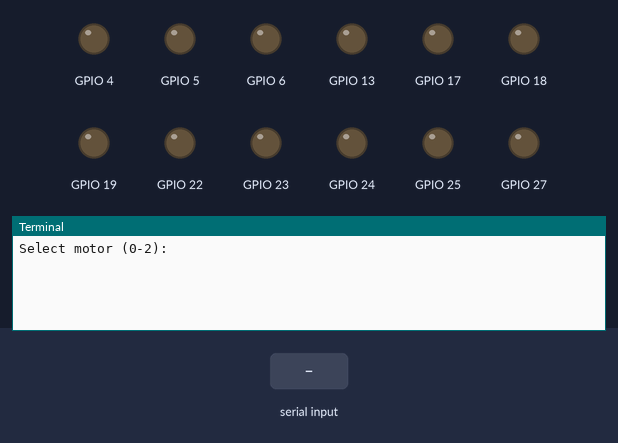
Bench run of a program on a simulated Raspberry Pi (BCM pin numbers). On the bench: output pins drawn as LEDs (lit = HIGH), the last lines printed to the terminal. The inputs (shaded band) are chosen by the test bench.

Above: at 1.2 s.
1.3 s: "5" typed at the terminal, then Enter
At 2.0 s:
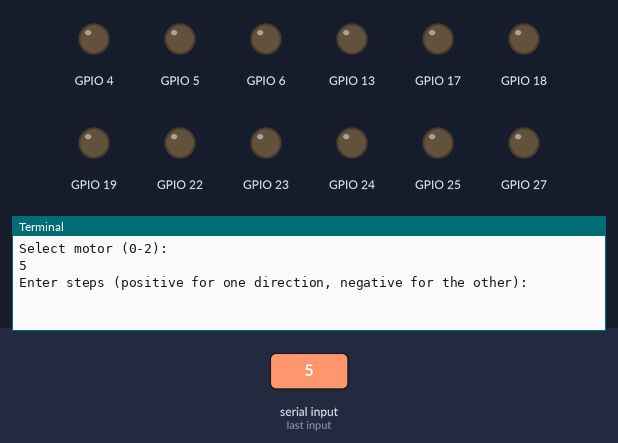
2.8 s: "90" typed at the terminal, then Enter
At 3.2 s:
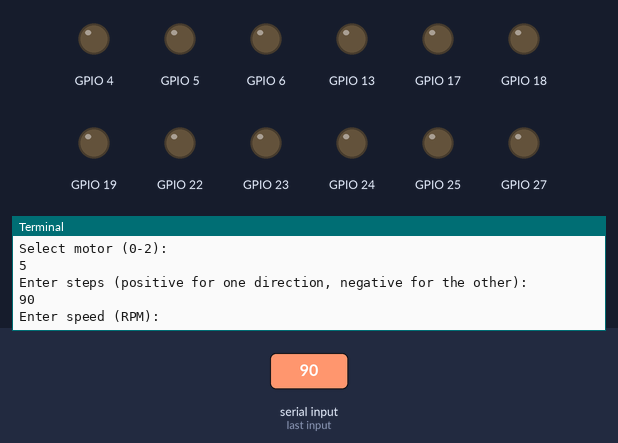
4.3 s: "200" typed at the terminal, then Enter
At 5.5 s:
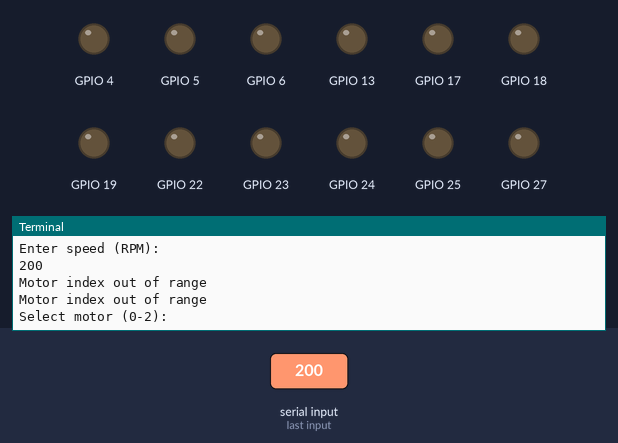

The program:

Stepper_testing_mod.py
```python
import RPi.GPIO as GPIO
from time import sleep

class StepperMotor:
    def __init__(self, pins, delay=0.0208, steps_per_revolution=200, mode='FULL'):
        self.pins = pins
        self.delay = delay
        self.steps_per_revolution = steps_per_revolution
        self.mode = mode.upper()
        GPIO.setmode(GPIO.BCM)
        for pin in self.pins:
            GPIO.setup(pin, GPIO.OUT)
            GPIO.output(pin, False)
        self.set_mode(self.mode)

    def set_mode(self, mode):
        if mode == 'FULL':
            self.sequence = [
                [1,0,0,0],
                [0,1,0,0],
                [0,0,1,0],
                [0,0,0,1]
            ]
            self.steps_per_revolution = 200
        elif mode == 'HALF':
            self.sequence = [
                [1,0,0,0],
                [1,1,0,0],
                [0,1,0,0],
                [0,1,1,0],
                [0,0,1,0],
                [0,0,1,1],
                [0,0,0,1],
                [1,0,0,1]
            ]
            self.steps_per_revolution = 400
        else:
            raise ValueError("Unsupported mode. Choose 'FULL' or 'HALF'.")

    def step(self, steps):
        direction = 1 if steps > 0 else -1
        steps = abs(steps)
        for _ in range(steps):
            for seq in self.sequence[::direction]:
                for pin in range(4):
                    GPIO.output(self.pins[pin], seq[pin])
                sleep(self.delay)

    def set_speed(self, speed):
        self.delay = 60.0 / (self.steps_per_revolution * speed)

class MotorController:
    def __init__(self, motors_config):
        self.motors = [StepperMotor(**config) for config in motors_config]

    def move_motor(self, motor_index, steps):
        if 0 <= motor_index < len(self.motors):
            self.motors[motor_index].step(steps)
        else:
            print("Motor index out of range")

    def set_motor_speed(self, motor_index, speed):
        if 0 <= motor_index < len(self.motors):
            self.motors[motor_index].set_speed(speed)
        else:
            print("Motor index out of range")

    def cleanup(self):
        GPIO.cleanup()

if __name__ == "__main__":
    motors_config = [
        {"pins": [17, 18, 27, 22], "delay": 0.0208, "steps_per_revolution": 200, "mode": 'FULL'},
        {"pins": [23, 24, 25, 4], "delay": 0.0208, "steps_per_revolution": 200, "mode": 'HALF'},
        {"pins": [5, 6, 13, 19], "delay": 0.0208, "steps_per_revolution": 200, "mode": 'FULL'}
    ]

    controller = MotorController(motors_config)

    try:
        while True:
            motor_index = int(input("Select motor (0-2): "))
            steps = int(input("Enter steps (positive for one direction, negative for the other): "))
            speed = float(input("Enter speed (RPM): "))
            controller.set_motor_speed(motor_index, speed)
            controller.move_motor(motor_index, steps)

    except KeyboardInterrupt:
        print("\nProgram exited")

    finally:
        controller.cleanup()
```

Measured:
- after the input at 1.3 s, the terminal: prints a new line at once (image 1)
- after the input at 2.8 s, the terminal: prints a new line at once (image 2)
- after the input at 4.3 s, the terminal: prints a new line at once (image 3)
